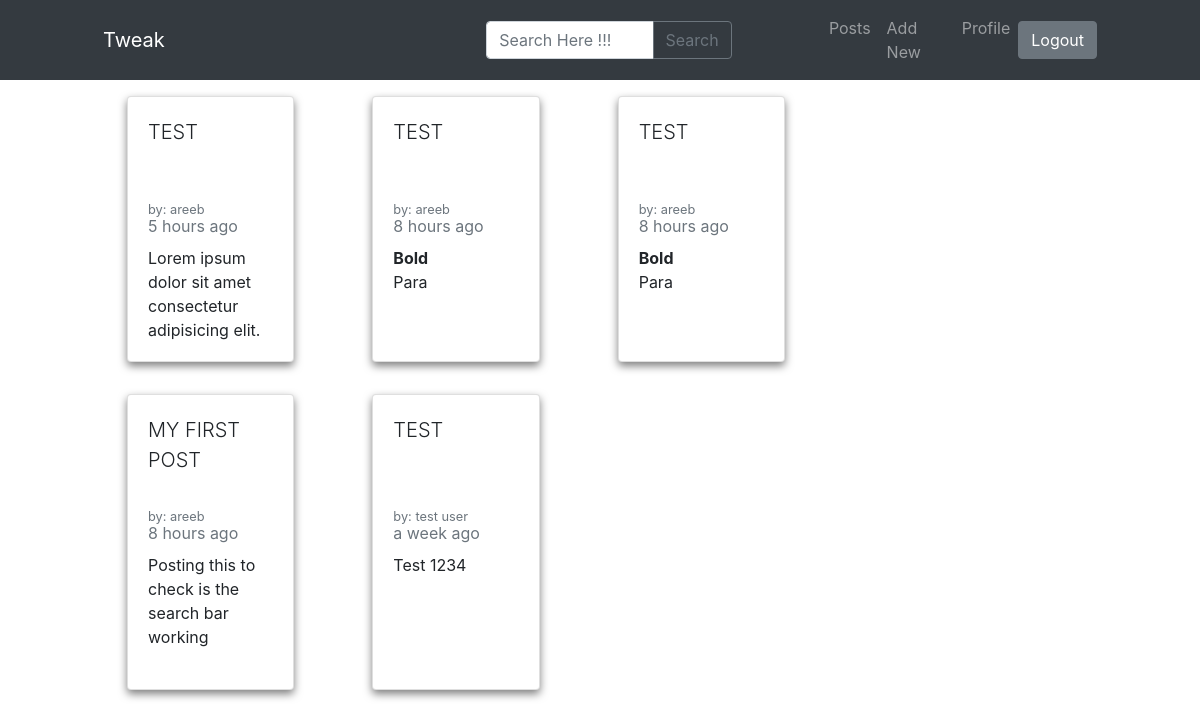
Page /posts on the earlier database version.
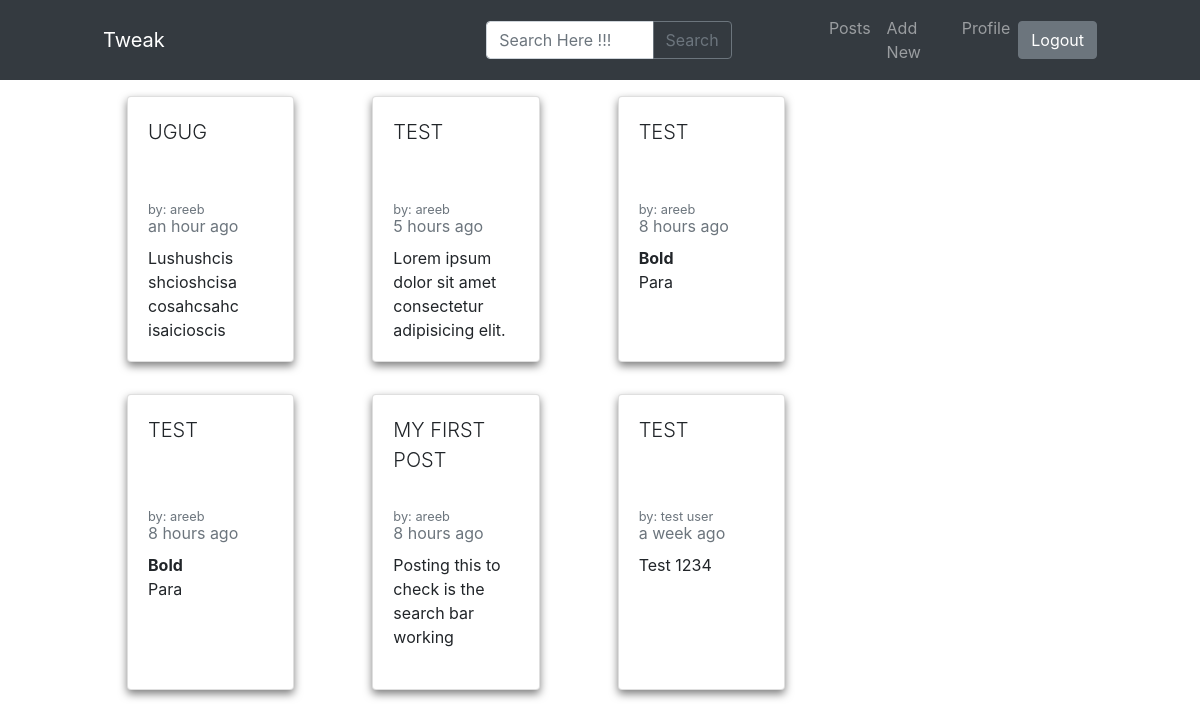
Same page on the later database version.
### app.py (models this page shows)
class Posts(db.Model):
    id = db.Column(db.Integer, primary_key=True)
    post_id = db.Column(db.String(30), nullable=False)
    post_by = db.Column(db.String(15), nullable=False)
    post_title = db.Column(db.String(80), nullable=False)
    post_body = db.Column(db.String(25000), nullable=False)
    post_created = db.Column(db.DateTime, default = datetime.utcnow)

### app.py (the view)
@app.route('/posts')
def posts():
    posts = Posts.query.order_by(desc(Posts.post_created)).all()
    return render_template('posts.html',
                            posts=posts
                            )

### filters.py (called while the page is built)
def datetimeformat(date_str):
    dt = arrow.get(date_str)
    return dt.humanize()

### templates/posts.html (shortened to what this page needs)
{% extends "base.html" %}
{% block head %}
<link href="https://unpkg.com/tailwindcss@^1.0/dist/tailwind.min.css" rel="stylesheet">
{% endblock %}
{% block header %}
<div class="inline-block">
<a href="{{ url_for('logout') }}">
  <button type="button" class="btn btn-secondary d-flex">Logout</button>
</a>
</div>
{% endblock %}
{% block body %}
<div class="container mt-16 mb-24 ">
  <div class="row">
    <div class="col-lg-10 p-0 m-0">
      <div class="container">
        <div class="row">
          {% if posts|length < 1 %}
            <h2>Nothing Posted Yet</h2>
            {% else %}
            {% for post in posts %}
            <div class="col-lg-3 m-3">
              <a href="{{ url_for('post', postid=post.post_id) }}">
                <div class="card h-100 m-2 mb-3 mt-3" style="box-shadow: 0 4px 8px 0 rgba(0, 0, 0, 0.5); ">
                  <div class="card-body" style="position:relative;">
                    <p class="card-title text-uppercase lead" style="overflow: hidden; position: relative; height: 30%;  max-height: 15ch;">
                      {{ post.post_title }}
                    </p>
                    <small class="card-subtitle mb-2 text-muted">by: {{ post.post_by }}</small>
                    <p class="card-subtitle mb-2 text-muted">{{ post.post_created | datetimeformat }}</p>
                    <div class="card-text" style="overflow: hidden; height: 100px;"> {{ post.post_body | safe }} </div>
                  </div>
                </div>
              </a>
            </div>
            {% endfor %}
          {% endif %}
        </div>
      </div>
    </div>
  </div>
</div>
{% endblock %}

Differences in the rows shown:
added Posts: post_title "UGUG", post_by "areeb", post_created "an hour ago", post_body "Lushushcis shcioshcisa cosahcsahc isaicioscis…"
